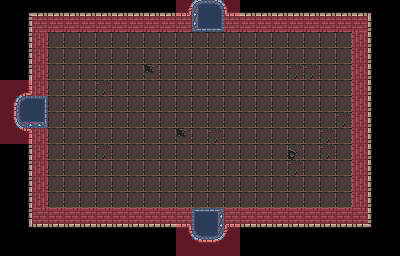

This is a level from a 2D game, rendered from its Tiled map with the project's own tilesets. A one-line summary and the map file follow, with tile-layer data summarised:
An orthogonal 25x16 tile map with 16x16 px tiles, 3 tile layers (Tile Layer 1, wall meta, door meta), 2 tilesets.

<map version="1.8" tiledversion="1.8.4" orientation="orthogonal" renderorder="right-down" width="25" height="16" tilewidth="16" tileheight="16" infinite="0" nextlayerid="5" nextobjectid="1">
 <tileset firstgid="1" source="0x72_DungeonTilesetII_v1.4.tsx" />
 <tileset firstgid="1025" source="MetaSet.tsx" />
 <layer id="1" name="Tile Layer 1" width="25" height="16">
  <data>[400 cells, 353 non-empty, 17 distinct tile ids]</data>
 </layer>
 <layer id="3" name="wall meta" width="25" height="16" opacity="0.4">
  <data>[400 cells, 72 non-empty, 1 distinct tile ids]</data>
 </layer>
 <layer id="4" name="door meta" width="25" height="16" opacity="0.4">
  <data>[400 cells, 12 non-empty, 1 distinct tile ids]</data>
 </layer>
</map>
